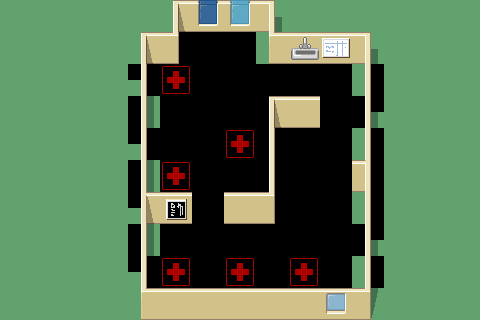

The image is a tile-based game level rendered from a .tmx file. Its description and source (layers, tilesets, objects; grid data summarised) follow:
An orthogonal 15x10 tile map with 32x32 px tiles, 3 tile layers (Floors, Walls, targettiles) and 13 objects (6x crate, 6x target, start).

<map version="1.0" orientation="orthogonal" width="15" height="10" tilewidth="32" tileheight="32">
 <tileset firstgid="1" name="walls_128" tilewidth="32" tileheight="32">
  <image source="textures/hospital_set.png" width="256" height="256" />
  <tile id="5">
   <properties>
    <property name="target" value="" />
   </properties>
  </tile>
  <tile id="6">
   <properties>
    <property name="crate" value="" />
   </properties>
  </tile>
  <tile id="7">
   <properties>
    <property name="cratetarget" value="" />
   </properties>
  </tile>
 </tileset>
 <layer name="Floors" width="15" height="10">
  <data>[150 cells, 142 non-empty, 7 distinct tile ids]</data>
 </layer>
 <layer name="Walls" width="15" height="10">
  <data>[150 cells, 39 non-empty, 9 distinct tile ids]</data>
 </layer>
 <layer name="targettiles" width="15" height="10">
  <data>[150 cells, 10 non-empty, 5 distinct tile ids]</data>
 </layer>
 <objectgroup name="Objects1" width="15" height="10">
  <object name="start" type="start" x="320" y="256" width="32" height="32">
   <properties>
    <property name="start" value="1" />
   </properties>
  </object>
  <object name="crate" type="crate" x="288" y="224" width="32" height="32">
   <properties>
    <property name="crate" value="1" />
   </properties>
  </object>
  <object name="crate" type="crate" x="192" y="256" width="32" height="32">
   <properties>
    <property name="crate" value="1" />
   </properties>
  </object>
  <object name="crate" type="crate" x="256" y="224" width="32" height="32">
   <properties>
    <property name="crate" value="1" />
   </properties>
  </object>
  <object name="target" type="target" x="224" y="128" width="32" height="32">
   <properties>
    <property name="target" value="1" />
   </properties>
  </object>
  <object name="target" type="target" x="160" y="64" width="32" height="32">
   <properties>
    <property name="target" value="1" />
   </properties>
  </object>
  <object name="target" type="target" x="160" y="160" width="32" height="32">
   <properties>
    <property name="target" value="1" />
   </properties>
  </object>
  <object name="crate" type="crate" x="192" y="64" width="32" height="32">
   <properties>
    <property name="crate" value="1" />
   </properties>
  </object>
  <object name="crate" type="crate" x="256" y="256" width="32" height="32">
   <properties>
    <property name="crate" value="1" />
   </properties>
  </object>
  <object name="crate" type="crate" x="288" y="64" width="32" height="32">
   <properties>
    <property name="crate" value="1" />
   </properties>
  </object>
  <object name="target" type="target" x="224" y="256" width="32" height="32">
   <properties>
    <property name="target" value="1" />
   </properties>
  </object>
  <object name="target" type="target" x="160" y="256" width="32" height="32">
   <properties>
    <property name="target" value="1" />
   </properties>
  </object>
  <object name="target" type="target" x="288" y="256" width="32" height="32">
   <properties>
    <property name="target" value="1" />
   </properties>
  </object>
 </objectgroup>
</map>
